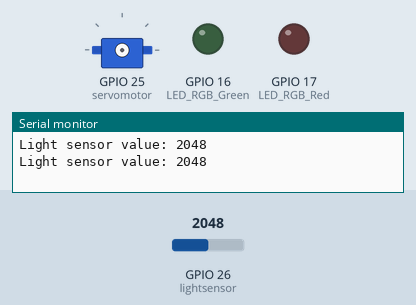
The sketch below on a simulated ESP32. On the bench: servo, output pins drawn as LEDs (lit = HIGH), the last lines printed to the serial monitor. The inputs (shaded band) are chosen by the test bench; at power-on: GPIO 26 (lightsensor) = 2048. Random numbers use the default seed unless the sketch sets one; servo pulses on a pin are drawn as a servo (544–2400 µs = 0–180°).

Above: at 1.8 s.
1.9 s: GPIO 26 (lightsensor) set to 2428
3.4 s: GPIO 26 (lightsensor) set to 2568
At 4.8 s:
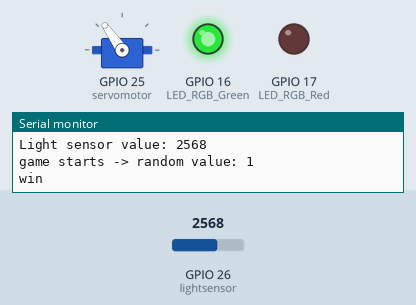
7.5 s: GPIO 26 (lightsensor) set to 2047
At 8.5 s:
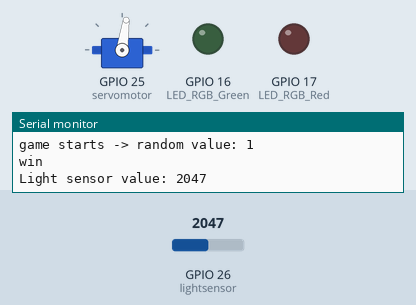
9.5 s: GPIO 26 (lightsensor) set to 2866
At 12.8 s:
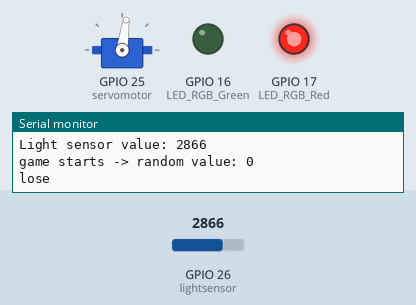
13.5 s: GPIO 26 (lightsensor) set to 1228
At 14.4 s:
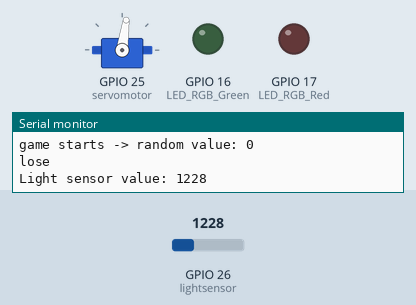
15.5 s: GPIO 26 (lightsensor) set to 3603
At 20.4 s:
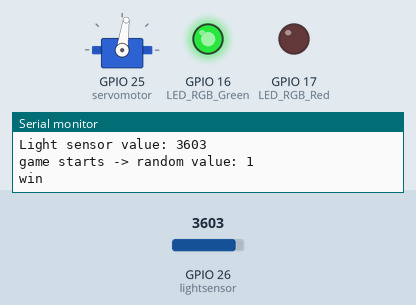
Timing chart, 0 to 20.6 s (numbered marks = the images above; inputs shaded):
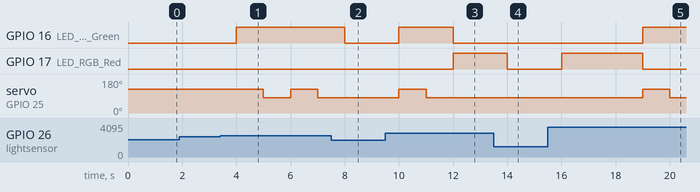

The sketch:

FISH_Swimming-competition_Code_Solution_Task5.ino
```cpp
// LED
// GPIO
#define LED_RGB_Green 16
#define LED_RGB_Red 17

// light sensor
// GPIO
#define lightsensor 26
// set treshold for light sensor
int lightTreshold = 2500;

// servomotor
// library
#include <ESP32_Servo.h>
// GPIO
#define servomotor 25
// PWM properties servomotor
int servomotor_Channel = 0;
int servomotor_Frequency = 50;
int servomotor_Resolution = 16;
// define servomotor angles
int servomotor_Angle_Min = 80;
int servomotor_Angle_Max = 120;

// command_servomotor(): give the angle to the function command_servomotor() and move to the servomotor to the servomotor_Angle
void command_servomotor(float servomotor_Angle)
{
  // convert 0-180 degrees to 0-65536
  uint32_t conv = (((servomotor_Angle / 180.0) * 2000) / 20000.0 * 65536.0) + 1634;
  ledcWrite(servomotor_Channel, conv);
}

// global variables
char serialprint_buffer[100];

// setup the components
void setup()
{
  // setup LED as OUTPUT
  pinMode (LED_RGB_Green, OUTPUT);
  pinMode (LED_RGB_Red, OUTPUT);

  // setup the light sensor as INPUT
  pinMode(lightsensor, INPUT);

  // setup servomotor as OUTPUT
  pinMode(servomotor, OUTPUT);
  // attach the channel to the GPIO to be controlled
  ledcAttachPin(servomotor, servomotor_Channel);
  // define the PWM functionalities of the channel
  ledcSetup(servomotor_Channel, servomotor_Frequency, servomotor_Resolution);

  Serial.begin(9600);
  // setup the serial communication
}

void loop()
{
  // read the current light sensor value
  int lightsensor_value = analogRead(lightsensor);
  sprintf(serialprint_buffer, "Light sensor value: %d", lightsensor_value);
  Serial.println(serialprint_buffer);

  // If the light sensor value is equal of higher then the light treshold start the game.
  if (lightsensor_value >= lightTreshold) {
    // generate a random value between 0 and 1
    int random_value = random(2);
    // print the random value into the serial monitor
    sprintf(serialprint_buffer, "game starts -> random value: %d", random_value);
    Serial.println(serialprint_buffer);

    // If the random value is eqaual to 1, the player "wins". Change the color of the fish to green and start the finray movement.
    if (random_value == 1) {
      // print "win" into the serial monitor
      Serial.println("win");
      // power on the green LED
      digitalWrite(LED_RGB_Green, HIGH);
      // power off the red LED
      digitalWrite(LED_RGB_Red, LOW);
      // create a movement of the servomotor to angle max and min
      command_servomotor(servomotor_Angle_Max);
      delay(1000);
      command_servomotor(servomotor_Angle_Min);
      delay(1000);
    }
    // If the random value is not eqaual to 1, the player "lose". Change the color of the fish to red and write "lose" into the serial monitor.
    else {
      // If the light sensor value is lower then the light treshold print "lose" in the serial monitor.
      Serial.println("lose");
      // power off the green LED
      digitalWrite(LED_RGB_Green, LOW);
      // power on the red LED
      digitalWrite(LED_RGB_Red, HIGH);
      delay(1000);
    }
  }
  else {
    // power off the green and red LED
    digitalWrite(LED_RGB_Green, LOW);
    digitalWrite(LED_RGB_Red, LOW);
    delay(1000);
  }
}
```

Measured:
- the behaviour switches between 2499 and 2500 on GPIO 26 (lightsensor) (found by bisection; images 0 and 1)
- after the input at 3.4 s, GPIO 16 (LED_RGB_Green): LOW → HIGH after 0.60 s; servo on GPIO 25 (servomotor): 125° → 82° after 1.6 s, → 125° 1.0 s later, → 82° 1.0 s later
- after the input at 7.5 s, GPIO 16 (LED_RGB_Green): HIGH → LOW after 0.50 s
- after the input at 9.5 s, GPIO 16 (LED_RGB_Green): LOW → HIGH after 0.50 s, → LOW 2.0 s later; GPIO 17 (LED_RGB_Red): LOW → HIGH after 2.5 s; servo on GPIO 25 (servomotor): 82° → 125° after 0.50 s, → 82° 1.0 s later
- after the input at 13.5 s, GPIO 17 (LED_RGB_Red): HIGH → LOW after 0.50 s
- after the input at 15.5 s, GPIO 16 (LED_RGB_Green): LOW → HIGH after 3.5 s; GPIO 17 (LED_RGB_Red): LOW → HIGH after 0.51 s, → LOW 3.0 s later; servo on GPIO 25 (servomotor): 82° → 125° after 3.5 s, → 82° 1.0 s later
